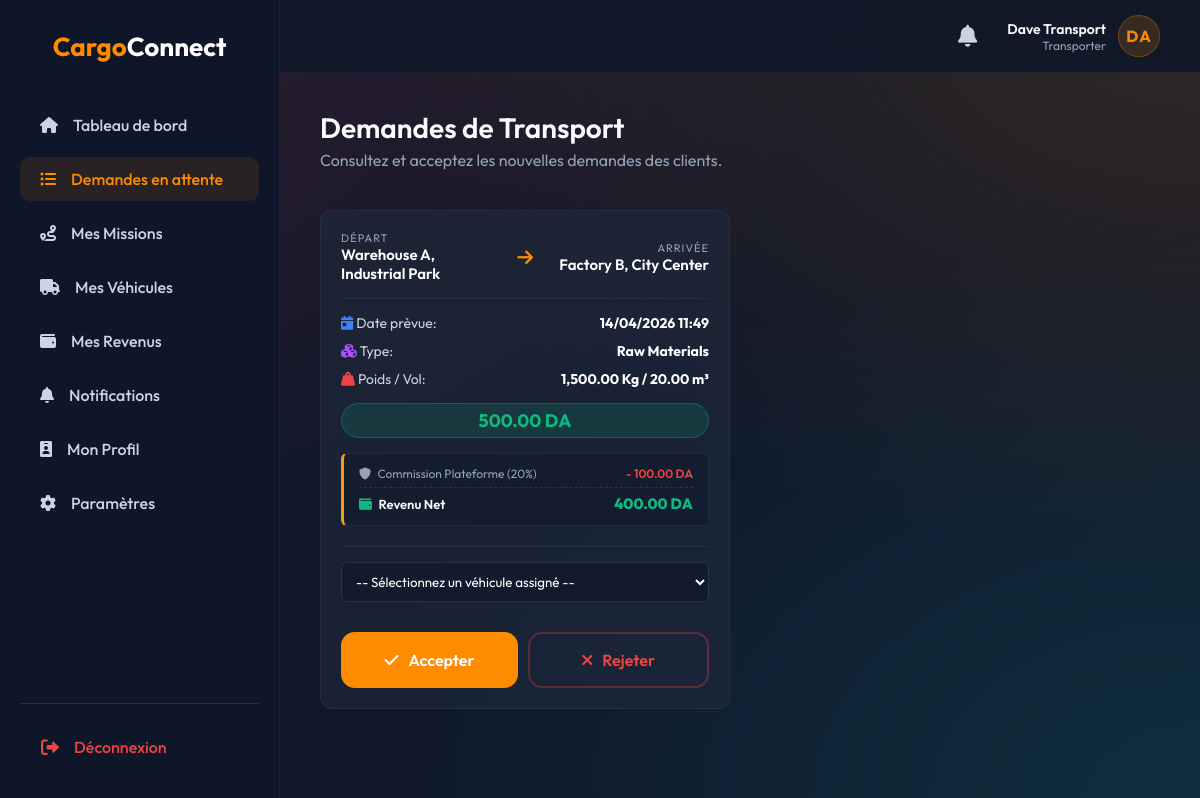
The page /transporter/requests.php (signed in) on the database its author committed.
### tables this page shows
CREATE TABLE IF NOT EXISTS reservations (
    id INT UNSIGNED AUTO_INCREMENT PRIMARY KEY,
    client_id INT UNSIGNED NOT NULL,
    vehicle_id INT UNSIGNED DEFAULT NULL,
    pickup_location VARCHAR(255) NOT NULL,
    destination VARCHAR(255) NOT NULL,
    cargo_type VARCHAR(100) NOT NULL,
    volume DECIMAL(8,2) COMMENT 'Volume in cubic meters',
    weight DECIMAL(8,2) COMMENT 'Weight in kg',
    reservation_date DATETIME NOT NULL,
    price DECIMAL(10,2) NULL,
    price_type ENUM('fixed', 'negotiable') DEFAULT 'fixed',
    transporter_proposed_price DECIMAL(10,2) NULL,
    platform_commission DECIMAL(10,2) DEFAULT 0,
    is_commission_paid TINYINT(1) DEFAULT 0,
    status ENUM('pending', 'negotiation', 'accepted', 'in_progress', 'completed', 'cancelled') NOT NULL DEFAULT 'pending',
    created_at TIMESTAMP DEFAULT CURRENT_TIMESTAMP,
    FOREIGN KEY (client_id) REFERENCES users(id) ON DELETE CASCADE,
    FOREIGN KEY (vehicle_id) REFERENCES vehicles(id) ON DELETE SET NULL,
    INDEX idx_reservation_client (client_id),
    INDEX idx_reservation_vehicle (vehicle_id),
    INDEX idx_reservation_status (status),
    INDEX idx_reservation_date (reservation_date),
    INDEX idx_reservation_status_date (status, reservation_date)
);

### functions/reservation/queries.php (called while the page is built, shortened)
<?php
function getPendingRequests($pdo) {
    $stmt = $pdo->prepare("SELECT r.*, u.name as client_name, u.phone as client_phone
                           FROM reservations r
                           JOIN users u ON r.client_id = u.id
                           WHERE r.status = ?
                           AND r.created_at >= (NOW() - INTERVAL 1 DAY)
                           ORDER BY r.created_at ASC");
    $stmt->execute([ReservationStatus::PENDING]);
    return $stmt->fetchAll(PDO::FETCH_ASSOC);
}
function hasActiveVehicles($transporter_id, $pdo) {
    $stmt = $pdo->prepare("SELECT id FROM vehicles WHERE owner_id = ? AND status = 'active' LIMIT 1");
    $stmt->execute([$transporter_id]);
    return $stmt->fetch() !== false;
}

### transporter/requests.php (the view, shortened to what this page needs)
<?php
$db = new Database();
$pdo = $db->getConnection();
$transporter_id = $_SESSION['user_id'];
$has_vehicles = hasActiveVehicles($transporter_id, $pdo);
$stmtCheckVal = $pdo->prepare("SELECT COUNT(*) FROM reservations WHERE vehicle_id IN (SELECT id FROM vehicles WHERE owner_id = ?) AND status = 'completed' AND is_commission_paid = 0");
$stmtCheckVal->execute([$transporter_id]);
$unpaidCountValue = $stmtCheckVal->fetchColumn();
$is_batch_blocked = ($unpaidCountValue >= 5);
$requests = getPendingRequests($pdo);
?>
<!DOCTYPE html>
<html lang="fr">
<head>
    <link href="https://cdnjs.cloudflare.com/ajax/libs/font-awesome/6.0.0/css/all.min.css" rel="stylesheet">
    <link rel="stylesheet" href="<?php echo CSS_URL; ?>style.css">
    <link rel="stylesheet" href="<?php echo CSS_URL; ?>dashboard.css">
</head>
<body>
<div class="dashboard-layout">
    <?php include INC_PATH . 'sidebar.php'; ?>
    <main class="main-content">
        <?php include INC_PATH . 'topbar.php'; ?>
        <div class="page-header">
            <div>
                <h1>Demandes de Transport</h1>
                <p style="color: #94a3b8; margin-top: 5px;">Consultez et acceptez les nouvelles demandes des clients.</p>
            </div>
        </div>
        <?php if ($is_batch_blocked): ?>
            <div style="background: rgba(239, 68, 68, 0.15); border: 2px solid #ef4444; padding: 25px; border-radius: 12px; margin-top: 20px; color: #f8fafc; text-align: center;">
                <i class="fas fa-lock" style="font-size: 32px; color: #ef4444; margin-bottom: 10px;"></i>
                <h3 style="color: #ef4444; margin-bottom: 10px;">Compte Restreint : Plafond de Dette Atteint</h3>
                <p style="margin-bottom: 15px;">Vous avez atteint la limite stricte de <strong>5 expéditions terminées</strong> non réglées avec la plateforme.<br>Conformément à nos CGU, vos capacités d'acceptation de nouvelles missions sont suspendues.</p>
                <div style="background: rgba(0,0,0,0.3); padding: 15px; border-radius: 8px; display: inline-block; text-align: left; margin: 0 auto;">
                    <strong>Comment débloquer votre compte :</strong>
                    <ol style="margin-top: 10px; margin-left: 20px; padding: 0;">
                        <li>Effectuez le virement de vos commissions via CCP/RIP au : <strong style="color: #fbbf24;"><?php echo defined('APP_RIP_ACCOUNT') ? APP_RIP_ACCOUNT : '07999999999999999999'; ?></strong></li>
                        <li>Contactez l'administration pour valider le reçu.</li>
                    </ol>
                </div>
            </div>
        <?php else: ?>
        <?php if (empty($requests)): ?>
            <div style="text-align: center; padding: 60px 20px; background: rgba(30, 41, 59, 0.5); border-radius: 12px; border: 1px dashed rgba(255, 255, 255, 0.1); margin-top: 20px;">
                <i class="fas fa-box-open" style="font-size: 60px; color: #475569; margin-bottom: 20px;"></i>
                <h3 style="color: #fff;">Aucune demande pour le moment</h3>
                <p style="color: #94a3b8;">Revenez plus tard pour vérifier les nouvelles opportunités.</p>
            </div>
        <?php else: ?>
            <div class="request-grid">
                <?php foreach ($requests as $req): ?>
                    <div class="request-card">
                        <div class="req-route">
                            <div class="req-location">
                                <div class="req-loc-title">Départ</div>
                                <div class="req-loc-value"><?php echo htmlspecialchars($req['pickup_location']); ?></div>
                            </div>
                            <i class="fas fa-arrow-right req-arrow"></i>
                            <div class="req-location" style="text-align: right;">
                                <div class="req-loc-title">Arrivée</div>
                                <div class="req-loc-value"><?php echo htmlspecialchars($req['destination']); ?></div>
                            </div>
                        </div>
                        <div class="req-detail">
                            <span><i class="fas fa-calendar-day" style="color: #3b82f6;"></i> Date prèvue:</span>
                            <strong><?php echo date('d/m/Y H:i', strtotime($req['reservation_date'])); ?></strong>
                        </div>
                        <div class="req-detail">
                            <span><i class="fas fa-cubes" style="color: #a855f7;"></i> Type:</span>
                            <strong><?php echo htmlspecialchars($req['cargo_type']); ?></strong>
                        </div>
                        <div class="req-detail">
                            <span><i class="fas fa-weight-hanging" style="color: #ef4444;"></i> Poids / Vol:</span>
                            <strong><?php echo number_format($req['weight'], 2); ?> Kg / <?php echo number_format($req['volume'], 2); ?> m³</strong>
                        </div>
                        <div class="price-badge">
                            <?php
                                if ($req['price'] > 0 && $req['price_type'] !== 'negotiable') {
                                    echo number_format($req['price'], 2) . ' DA';
                                } else {
                                    echo 'Prix à négocier';
                                }
                            ?>
                        </div>
                        <?php if ($req['price'] > 0 && $req['price_type'] !== 'negotiable'):
                            $commRate = defined('APP_COMMISSION') ? APP_COMMISSION : 0.20;
                            $commValue = $req['price'] * $commRate;
                            $netValue = $req['price'] - $commValue;
                        ?>
                        <div style="background: rgba(15, 23, 42, 0.4); border: 1px solid rgba(255, 255, 255, 0.05); border-left: 3px solid #f59e0b; padding: 12px 15px; margin-bottom: 20px; border-radius: 6px;">
                            <div style="display:flex; justify-content:space-between; margin-bottom: 6px; align-items: center;">
                                <span style="font-size:12px; color:#94a3b8;"><i class="fas fa-shield-alt" style="margin-right:4px;"></i> Commission Plateforme (<?php echo ($commRate * 100); ?>%)</span>
                                <span style="font-size:12px; font-weight:600; color:#ef4444;">- <?php echo number_format($commValue, 2); ?> DA</span>
                            </div>
                            <div style="display:flex; justify-content:space-between; align-items: center; border-top: 1px dashed rgba(255,255,255,0.1); padding-top: 6px;">
                                <span style="font-size:13px; color:#f8fafc; font-weight:600;"><i class="fas fa-wallet" style="color:#10b981; margin-right:4px;"></i> Revenu Net</span>
                                <span style="font-size:15px; font-weight:800; color:#10b981;"><?php echo number_format($netValue, 2); ?> DA</span>
                            </div>
                        </div>
                        <?php endif; ?>
                        <?php if ($has_vehicles && !$is_batch_blocked): ?>
                        <form method="POST" action="" class="accept-form" onsubmit="return confirmAction(this, event);">
                            <select name="vehicle_id" class="select-vehicle" required title="Choisissez un véhicule pour cette mission" style="margin-bottom: 10px;">
                                <option value="" disabled selected>-- Sélectionnez un véhicule assigné --</option>
                            </select>
                            <div class="btn-group">
                                <button type="submit" name="action" value="accept" class="btn btn-primary" onclick="this.form.actionVal='accept'; this.form.clickedBtn=this;">
                                    <i class="fas fa-check"></i> Accepter
                                </button>
                                <button type="submit" name="action" value="reject" class="btn btn-outline" style="color:#ef4444; border-color: rgba(239, 68, 68, 0.3);" formnovalidate onclick="this.form.actionVal='reject'; this.form.clickedBtn=this;">
                                    <i class="fas fa-times"></i> Rejeter
                                </button>
                            </div>
                        </form>
                        <?php endif; ?>
                    </div>
                <?php endforeach; ?>
            </div>
        <?php endif;  ?>
        <?php endif;  ?>
    </main>
</div>
</body>
</html>

### public/css/style.css (style rules this page uses)
:root { --primary: #ff8c00; --primary-hover: #ff6b00; --bg-dark: #0f172a; --text-main: #f8fafc; --text-muted: #94a3b8; --glass-bg: rgba(15, 23, 42, 0.4); --glass-border: rgba(255, 255, 255, 0.08); --glass-shadow: 0 25px 50px -12px rgba(0, 0, 0, 0.5); }
* { margin: 0; padding: 0; box-sizing: border-box; font-family: 'Outfit', sans-serif; }
body { min-height: 100vh; background: var(--bg-dark); display: flex; flex-direction: column; color: var(--text-main); position: relative; overflow-x: hidden; }
.btn-primary, .btn-secondary, .btn-outline,.btn-primary a, .btn-secondary a, .btn-outline a { width: 100%; padding: 16px; border-radius: 14px; font-size: 16px; font-weight: 600; cursor: pointer; transition: all 0.3s cubic-bezier(0.4, 0, 0.2, 1); display: flex; justify-content: center; align-items: center; gap: 10px; margin-top: 10px; text-decoration: none !important; }
.btn-primary { background: var(--primary); color: white; border: none; }
.btn-outline { background: transparent; color: var(--primary); border: 2px solid var(--primary); }

### public/css/dashboard.css (style rules this page uses)
body { background: #0f172a; background-image: radial-gradient(at 0% 0%, rgba(239, 68, 68, 0.15) 0px, transparent 50%), radial-gradient(at 100% 0%, rgba(255, 140, 0, 0.15) 0px, transparent 50%), radial-gradient(at 100% 100%, rgba(20, 184, 166, 0.15) 0px, transparent 50%); background-attachment: fixed; min-height: 100vh; color: #f8fafc; font-family: 'Inter', 'Outfit', sans-serif; }
.dashboard-layout { display: flex; min-height: 100vh; }
.main-content { flex: 1; padding: 110px 40px 40px 40px; margin-left: 280px; width: calc(100% - 280px); overflow-y: auto; position: relative; z-index: 10; }
.page-header { display: flex; justify-content: space-between; align-items: center; margin-bottom: 40px; }
.page-header h1 { font-size: 28px; font-weight: 600; }
h1, h2, h3, h4, .stat-details .num { color: #f8fafc; }
.page-header p { color: #94a3b8 !important; }

### transporter/requests.php (style rules this page uses)
.request-grid { display: grid; grid-template-columns: repeat(auto-fill, minmax(350px, 1fr)); gap: 20px; margin-top: 20px; }
.request-card { background: rgba(30, 41, 59, 0.7); border: 1px solid rgba(255, 255, 255, 0.05); border-radius: 12px; padding: 20px; transition: all 0.3s ease; }
.req-route { display: flex; align-items: center; gap: 15px; margin-bottom: 15px; padding-bottom: 15px; border-bottom: 1px solid rgba(255,255,255,0.05); }
.req-location { flex: 1; }
.req-loc-title { font-size: 11px; color: #94a3b8; text-transform: uppercase; letter-spacing: 1px; }
.req-loc-value { font-weight: 600; color: #fff; font-size: 15px; }
.req-arrow { color: #ff8c00; font-size: 18px; }
.req-detail { display: flex; justify-content: space-between; margin-bottom: 10px; color: #cbd5e1; font-size: 14px; }
.req-detail strong { color: #fff; }
.price-badge { background: rgba(16, 185, 129, 0.15); color: #10b981; padding: 5px 12px; border-radius: 20px; font-weight: 700; font-size: 18px; text-align: center; margin: 15px 0; border: 1px solid rgba(16, 185, 129, 0.3); }
.accept-form { display: flex; gap: 10px; flex-direction: column; margin-top: 15px; padding-top: 15px; border-top: 1px solid rgba(255,255,255,0.05); }
.select-vehicle { background: rgba(15, 23, 42, 0.6); border: 1px solid rgba(255,255,255,0.1); color: #fff; padding: 10px; border-radius: 6px; width: 100%; }
.btn-group { display: flex; gap: 10px; }
.btn-group .btn { flex: 1; justify-content: center; transition: all 0.3s ease; }

### rows shown on the page
reservations: pickup_location "Warehouse A, Industrial Park", destination "Factory B, City Center", reservation_date "14/04/2026 11:49", cargo_type "Raw Materials", weight "1,500.00", volume "20.00", price "500.00", commRate "20", price "100.00", price "400.00"

### other values the page prints
$userName "Dave Transport"
$userRole "Transporter"
$userInitials "DA"
